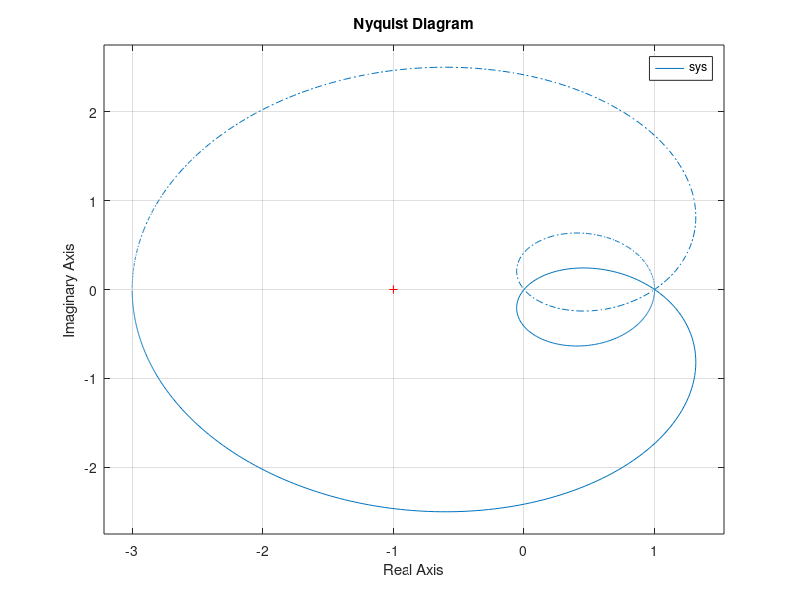

The MATLAB source for this figure:
%=============================================================================
% Copyright (c) 2023-present Allan CORNET (Nelson)
%=============================================================================
% This file is part of Nelson.
%=============================================================================
% LICENCE_BLOCK_BEGIN
% SPDX-License-Identifier: LGPL-3.0-or-later
% LICENCE_BLOCK_END
%=============================================================================
% <--WEIGHT 4-->
% <--ADV-CLI MODE-->
%=============================================================================
figure();
sys = tf([1, 1, 3, 3], [1, -3, 3, -1])
nyquist(sys);
%=============================================================================
